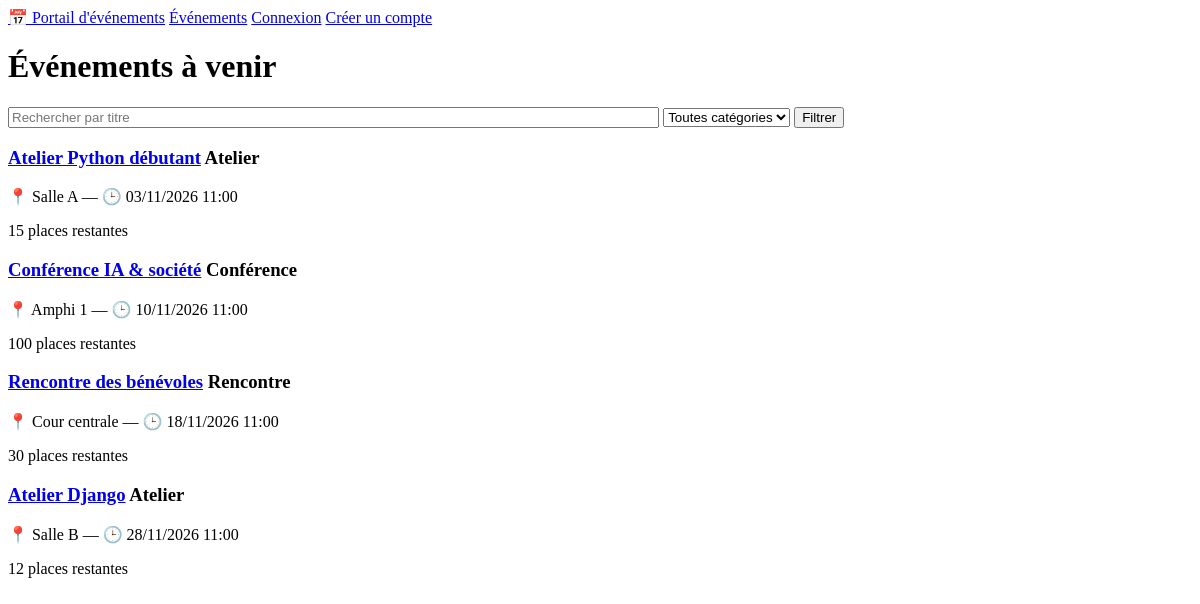
The app's page /, older data.
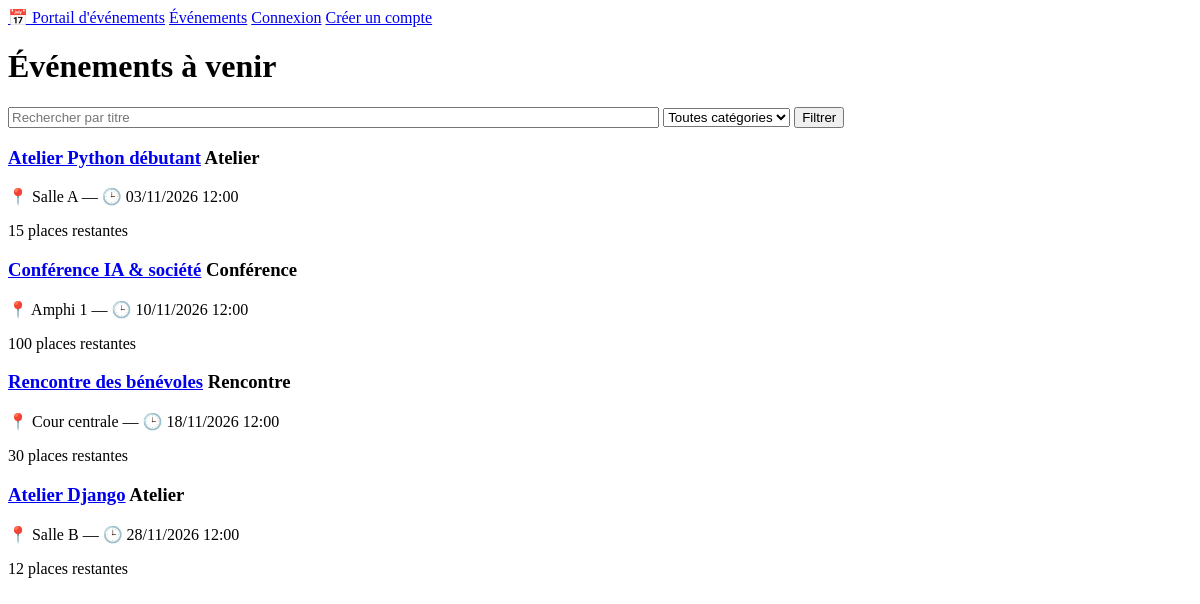
The same page, newer data.
### evenements/models.py (models this page shows, shortened)
class Evenement(models.Model):
    class Categorie(models.TextChoices):
        ATELIER = "atelier", "Atelier"
        CONFERENCE = "conference", "Conférence"
        RENCONTRE = "rencontre", "Rencontre"
    titre = models.CharField(max_length=200)
    description = models.TextField()
    date_evenement = models.DateTimeField("date et heure")
    lieu = models.CharField(max_length=200)
    capacite = models.PositiveIntegerField(
        "capacité", validators=[MinValueValidator(1, "La capacité doit être d'au moins 1.")]
    )
    categorie = models.CharField(
        "catégorie", max_length=20, choices=Categorie.choices, default=Categorie.ATELIER
    )
    class Meta:
        ordering = ["date_evenement"]
    @property
    def places_restantes(self):
        confirmees = self.inscriptions.filter(statut=Inscription.Statut.CONFIRMEE).count()
        return max(0, self.capacite - confirmees)
    @property
    def est_complet(self):
        return self.places_restantes == 0

### evenements/views.py (the view)
# urls.py: path("", views.liste_evenements, name="liste_evenements"),
def liste_evenements(request):
    evenements = Evenement.objects.filter(date_evenement__gt=timezone.now())
    q = request.GET.get("q", "").strip()
    categorie = request.GET.get("categorie", "")
    if q:
        evenements = evenements.filter(titre__icontains=q)
    if categorie in Evenement.Categorie.values:
        evenements = evenements.filter(categorie=categorie)
    page = Paginator(evenements, 6).get_page(request.GET.get("page"))
    params = request.GET.copy()
    params.pop("page", None)
    return render(request, "evenements/liste_evenements.html", {
        "page": page, "q": q, "categorie": categorie,
        "categories": Evenement.Categorie.choices, "querystring": params.urlencode(),
    })

### templates/evenements/liste_evenements.html (shortened to what this page needs)
{% extends "base.html" %}
{% block content %}
<h1>Événements à venir</h1>
<form method="get" class="card">
  <input class="inline" type="search" name="q" value="{{ q }}" placeholder="Rechercher par titre" style="width:55%">
  <select class="inline" name="categorie">
    <option value="">Toutes catégories</option>
  </select>
  <button class="btn" type="submit">Filtrer</button>
</form>
{% for e in page %}
  <div class="card">
    <h3><a href="{% url 'detail_evenement' e.pk %}">{{ e.titre }}</a> <span class="badge">{{ e.get_categorie_display }}</span></h3>
    <p>📍 {{ e.lieu }} — 🕒 {{ e.date_evenement|date:"d/m/Y H:i" }}</p>
    <p>{% if e.est_complet %}<strong>Complet</strong>{% else %}{{ e.places_restantes }} place{{ e.places_restantes|pluralize }} restante{{ e.places_restantes|pluralize }}{% endif %}</p>
  </div>
{% empty %}
  <p>Aucun événement ne correspond.</p>
{% endfor %}
{% endblock %}

### templates/base.html (shortened to what this page needs)
{% load tailwind_cli %}<!DOCTYPE html>
<html lang="fr">
<head>
</head>
<body class="min-h-screen">
<header class="bg-blue-900 text-white">
  <nav class="mx-auto flex max-w-4xl flex-wrap items-center gap-4 px-4 py-3">
    <a class="mr-auto text-xl font-bold text-white" href="{% url 'liste_evenements' %}">📅 Portail d'événements</a>
    <a class="text-white" href="{% url 'liste_evenements' %}">Événements</a>
    {% if user.is_authenticated %}
      <a class="text-white" href="{% url 'mes_inscriptions' %}">Mes inscriptions</a>
      {% if user.is_staff %}<a class="text-white" href="{% url 'gestion_evenements' %}">Gestion</a>{% endif %}
      <form method="post" action="{% url 'deconnexion' %}" class="inline">{% csrf_token %}
        <button type="submit" class="cursor-pointer hover:underline">Déconnexion ({{ user.username }})</button></form>
    {% else %}
      <a class="text-white" href="{% url 'connexion' %}">Connexion</a>
      <a class="text-white" href="{% url 'creer_compte' %}">Créer un compte</a>
    {% endif %}
  </nav>
</header>
<main class="mx-auto my-6 max-w-4xl px-4">
  {% block content %}{% endblock %}
</main>
</body>
</html>

Row changes from the older to the newer data that the page shows:
changed Evenement "Atelier Python débutant": date_evenement "03/11/2026 11:00" → "03/11/2026 12:00"
changed Evenement "Conférence IA & société": date_evenement "10/11/2026 11:00" → "10/11/2026 12:00"
changed Evenement "Rencontre des bénévoles": date_evenement "18/11/2026 11:00" → "18/11/2026 12:00"
changed Evenement "Atelier Django": date_evenement "28/11/2026 11:00" → "28/11/2026 12:00"
